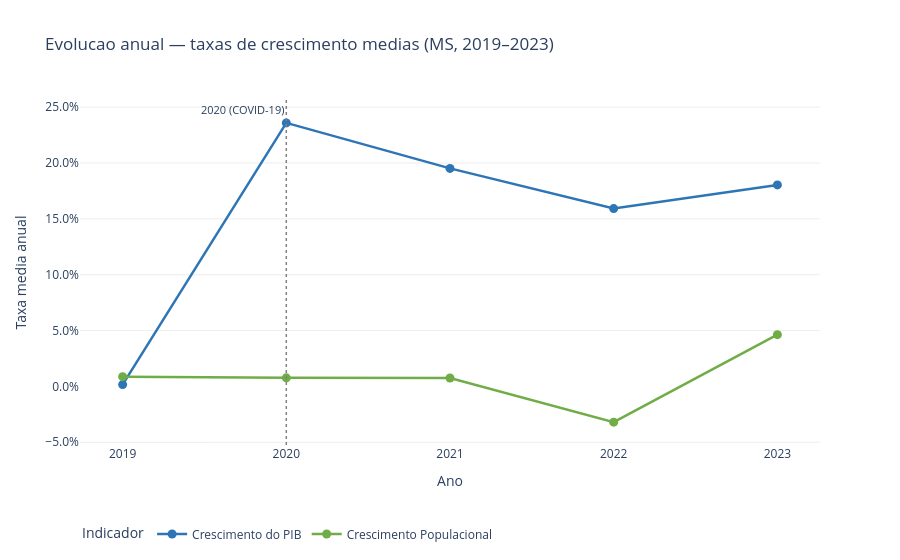

This figure's notebook cell:
### Code cell
# Evolucao das taxas de crescimento: PIB e populacao
dados_taxas = (
    base.groupby("ano", as_index=False)
    .agg(
        crescimento_pib=("crescimento_pib", "mean"),
        crescimento_populacao=("crescimento_populacao", "mean"),
    )
)
dados_taxas_long = dados_taxas.melt(id_vars="ano", var_name="indicador", value_name="valor")
dados_taxas_long["indicador"] = dados_taxas_long["indicador"].map({
    "crescimento_pib":       "Crescimento do PIB",
    "crescimento_populacao": "Crescimento Populacional",
})

fig_taxas = px.line(
    dados_taxas_long,
    x="ano", y="valor", color="indicador", markers=True,
    title="Evolucao anual — taxas de crescimento medias (MS, 2019–2023)",
    labels={"indicador": "Indicador", "valor": "Taxa media", "ano": "Ano"},
    color_discrete_map={
        "Crescimento do PIB":       "#2E75B6",
        "Crescimento Populacional": "#70AD47",
    },
)
fig_taxas.update_traces(marker_size=9, line_width=2.5)
fig_taxas.add_vline(
    x=2020, line_dash="dot", line_color="gray", line_width=1.5,
    annotation_text="2020 (COVID-19)",
    annotation_position="top left",
    annotation_font_size=11,
)
fig_taxas.update_yaxes(tickformat=".1%", gridcolor="#eeeeee")
fig_taxas.update_xaxes(tickmode="linear", dtick=1)
fig_taxas.update_layout(
    plot_bgcolor="white",
    legend=dict(orientation="h", yanchor="bottom", y=-0.3, xanchor="left", x=0),
    yaxis_title="Taxa media anual",
    xaxis_title="Ano",
)
fig_taxas.show()

### Figure 1 — Plotly figure (JSON) as saved in the notebook; plotly's stock layout.template omitted (floating-point values rounded to 4 significant figures)
{"data": [{"hovertemplate": "Indicador=Crescimento do PIB<br>Ano=%{x}<br>Taxa media=%{y}<extra></extra>", "legendgroup": "Crescimento do PIB", "line": {"color": "#2E75B6", "dash": "solid", "width": 2.5}, "marker": {"size": 9, "symbol": "circle"}, "mode": "lines+markers", "name": "Crescimento do PIB", "orientation": "v", "showlegend": true, "type": "scatter", "x": [2019, 2020, 2021, 2022, 2023], "xaxis": "x", "y": [0.001637, 0.2359, 0.1952, 0.1592, 0.1804], "yaxis": "y"}, {"hovertemplate": "Indicador=Crescimento Populacional<br>Ano=%{x}<br>Taxa media=%{y}<extra></extra>", "legendgroup": "Crescimento Populacional", "line": {"color": "#70AD47", "dash": "solid", "width": 2.5}, "marker": {"size": 9, "symbol": "circle"}, "mode": "lines+markers", "name": "Crescimento Populacional", "orientation": "v", "showlegend": true, "type": "scatter", "x": [2019, 2020, 2021, 2022, 2023], "xaxis": "x", "y": [0.008751, 0.007697, 0.00755, -0.03196, 0.04636], "yaxis": "y"}], "layout": {"annotations": [{"font": {"size": 11}, "showarrow": false, "text": "2020 (COVID-19)", "x": 2020, "xanchor": "right", "xref": "x", "y": 1, "yanchor": "top", "yref": "y domain"}], "legend": {"orientation": "h", "title": {"text": "Indicador"}, "tracegroupgap": 0, "x": 0, "xanchor": "left", "y": -0.3, "yanchor": "bottom"}, "plot_bgcolor": "white", "shapes": [{"line": {"color": "gray", "dash": "dot", "width": 1.5}, "type": "line", "x0": 2020, "x1": 2020, "xref": "x", "y0": 0, "y1": 1, "yref": "y domain"}], "title": {"text": "Evolucao anual — taxas de crescimento medias (MS, 2019–2023)"}, "xaxis": {"anchor": "y", "domain": [0.0, 1.0], "dtick": 1, "tickmode": "linear", "title": {"text": "Ano"}}, "yaxis": {"anchor": "x", "domain": [0.0, 1.0], "gridcolor": "#eeeeee", "tickformat": ".1%", "title": {"text": "Taxa media anual"}}}}
